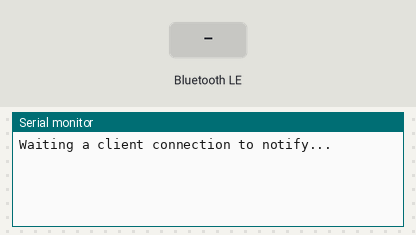
The sketch below on a simulated ESP32. On the bench: the last lines printed to the serial monitor. Inputs (shaded band) come from the test bench. Nothing arrives over Bluetooth unless stated; a phone connects over Bluetooth LE 3 s after start.

Above: at 1.2 s.
1.3 s: Bluetooth LE write "1" received
At 1.9 s:
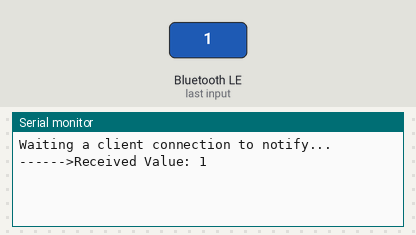
4.3 s: Bluetooth LE write "0" received
At 4.9 s:
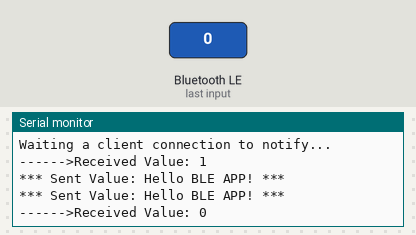
5.8 s: Bluetooth LE write "2" received
At 5.98 s:
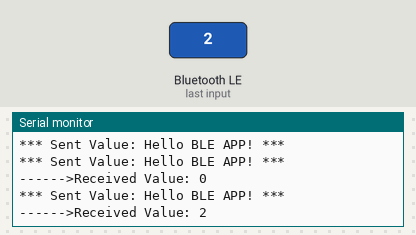

Measured:
- after the input at 1.3 s, the serial monitor: prints a new line after 0.05 s (image 1)
- after the input at 4.3 s, the serial monitor: prints a new line after 0.05 s (image 2)
- after the input at 5.8 s, the serial monitor: prints a new line after 0.05 s (image 3)

The sketch:

ble3.ino
```cpp
#include <BLEDevice.h>
#include <BLEServer.h>
#include <BLEUtils.h>
#include <BLE2902.h>

BLECharacteristic *pCharacteristic;
bool deviceConnected = false;
char BLEbuf[32] = {0};
uint32_t cnt = 0;

#define SERVICE_UUID           "6E400001-B5A3-F393-E0A9-E50E24DCCA9E" // UART service UUID
#define CHARACTERISTIC_UUID_RX "6E400002-B5A3-F393-E0A9-E50E24DCCA9E"
#define CHARACTERISTIC_UUID_TX "6E400003-B5A3-F393-E0A9-E50E24DCCA9E"

class MyServerCallbacks: public BLEServerCallbacks {
    void onConnect(BLEServer* pServer) {
      deviceConnected = true;
    };

    void onDisconnect(BLEServer* pServer) {
      deviceConnected = false;
    }
};

class MyCallbacks: public BLECharacteristicCallbacks {
    void onWrite(BLECharacteristic *pCharacteristic) {
      std::string rxValue = pCharacteristic->getValue();

      if (rxValue.length() > 0) {
        Serial.print("------>Received Value: ");

        for (int i = 0; i < rxValue.length(); i++) {
          Serial.print(rxValue[i]);
        }
        Serial.println();

        if (rxValue.find("A") != -1) {
          Serial.print("Rx A!");
        }
        else if (rxValue.find("B") != -1) {
          Serial.print("Rx B!");
        }
        Serial.println();
      }
    }
};
void setup() {
  Serial.begin(115200);

  // Create the BLE Device
  BLEDevice::init("ESP32 BLE Test");

  // Create the BLE Server
  BLEServer *pServer = BLEDevice::createServer();
  pServer->setCallbacks(new MyServerCallbacks());

  // Create the BLE Service
  BLEService *pService = pServer->createService(SERVICE_UUID);

  // Create a BLE Characteristic
  pCharacteristic = pService->createCharacteristic(CHARACTERISTIC_UUID_TX, BLECharacteristic::PROPERTY_NOTIFY);

  pCharacteristic->addDescriptor(new BLE2902());

  BLECharacteristic *pCharacteristic = pService->createCharacteristic(CHARACTERISTIC_UUID_RX, BLECharacteristic::PROPERTY_WRITE);

  pCharacteristic->setCallbacks(new MyCallbacks());

  // Start the service
  pService->start();

  // Start advertising
  pServer->getAdvertising()->start();
  Serial.println("Waiting a client connection to notify...");
  }

void loop() {
  if (deviceConnected) {
    memset(BLEbuf, 0, 32);
    memcpy(BLEbuf, (char*)"Hello BLE APP!", 32);
    pCharacteristic->setValue(BLEbuf);

    pCharacteristic->notify(); // Send the value to the app!
    Serial.print("*** Sent Value: ");
    Serial.print(BLEbuf);
    Serial.println(" ***");
  }
  delay(1000);
}
```
